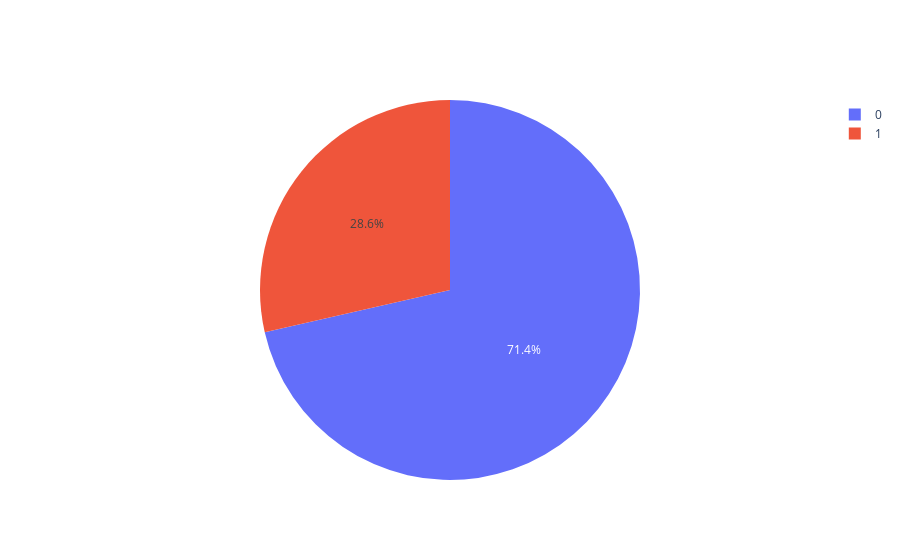

Here is the notebook cell this chart was saved with:
### Markdown cell above
# Круговая диаграмма данных на основе 10 значений

### Code cell
fig = go.Figure()
fig.add_trace(go.Pie(values=d.values, labels=d.index))
fig.show()

### Figure 1 — Plotly figure (JSON) as saved in the notebook; plotly's stock layout.template omitted (floating-point values rounded to 4 significant figures)
{"data": [{"labels": [0, 1], "type": "pie", "values": [2501, 1000]}], "layout": {}}
